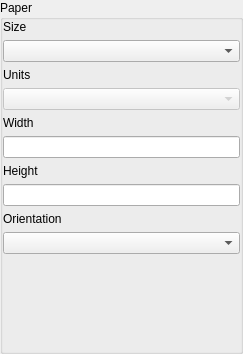
<?xml version="1.0" encoding="UTF-8"?>
<ui version="4.0">
 <class>QgsCompositionBase</class>
 <widget class="QWidget" name="QgsCompositionBase">
  <property name="geometry">
   <rect>
    <x>0</x>
    <y>0</y>
    <width>243</width>
    <height>354</height>
   </rect>
  </property>
  <property name="sizePolicy">
   <sizepolicy hsizetype="Expanding" vsizetype="Expanding">
    <horstretch>0</horstretch>
    <verstretch>0</verstretch>
   </sizepolicy>
  </property>
  <property name="windowTitle">
   <string>Composition</string>
  </property>
  <layout class="QGridLayout">
   <property name="margin">
    <number>0</number>
   </property>
   <property name="spacing">
    <number>6</number>
   </property>
   <item row="0" column="0" colspan="2">
    <widget class="QGroupBox" name="groupBox">
     <property name="title">
      <string>Paper</string>
     </property>
     <layout class="QGridLayout" name="gridLayout">
      <property name="margin">
       <number>0</number>
      </property>
      <item row="0" column="0">
       <widget class="QLabel" name="textLabel3">
        <property name="sizePolicy">
         <sizepolicy hsizetype="Preferred" vsizetype="Preferred">
          <horstretch>0</horstretch>
          <verstretch>0</verstretch>
         </sizepolicy>
        </property>
        <property name="text">
         <string>Size</string>
        </property>
        <property name="wordWrap">
         <bool>true</bool>
        </property>
        <property name="buddy">
         <cstring>mPaperSizeComboBox</cstring>
        </property>
       </widget>
      </item>
      <item row="1" column="0" colspan="2">
       <widget class="QComboBox" name="mPaperSizeComboBox">
        <property name="enabled">
         <bool>true</bool>
        </property>
        <property name="sizePolicy">
         <sizepolicy hsizetype="Expanding" vsizetype="Fixed">
          <horstretch>0</horstretch>
          <verstretch>0</verstretch>
         </sizepolicy>
        </property>
       </widget>
      </item>
      <item row="2" column="0">
       <widget class="QLabel" name="textLabel5">
        <property name="sizePolicy">
         <sizepolicy hsizetype="Preferred" vsizetype="Preferred">
          <horstretch>0</horstretch>
          <verstretch>0</verstretch>
         </sizepolicy>
        </property>
        <property name="text">
         <string>Units</string>
        </property>
        <property name="wordWrap">
         <bool>true</bool>
        </property>
        <property name="buddy">
         <cstring>mPaperUnitsComboBox</cstring>
        </property>
       </widget>
      </item>
      <item row="3" column="0" colspan="2">
       <widget class="QComboBox" name="mPaperUnitsComboBox">
        <property name="enabled">
         <bool>false</bool>
        </property>
        <property name="sizePolicy">
         <sizepolicy hsizetype="Expanding" vsizetype="Fixed">
          <horstretch>0</horstretch>
          <verstretch>0</verstretch>
         </sizepolicy>
        </property>
       </widget>
      </item>
      <item row="4" column="0">
       <widget class="QLabel" name="textLabel4">
        <property name="sizePolicy">
         <sizepolicy hsizetype="Preferred" vsizetype="Preferred">
          <horstretch>0</horstretch>
          <verstretch>0</verstretch>
         </sizepolicy>
        </property>
        <property name="text">
         <string>Width</string>
        </property>
        <property name="wordWrap">
         <bool>true</bool>
        </property>
        <property name="buddy">
         <cstring>mPaperWidthLineEdit</cstring>
        </property>
       </widget>
      </item>
      <item row="5" column="0" colspan="2">
       <widget class="QLineEdit" name="mPaperWidthLineEdit"/>
      </item>
      <item row="6" column="0" colspan="2">
       <widget class="QLabel" name="textLabel6">
        <property name="sizePolicy">
         <sizepolicy hsizetype="Preferred" vsizetype="Preferred">
          <horstretch>0</horstretch>
          <verstretch>0</verstretch>
         </sizepolicy>
        </property>
        <property name="text">
         <string>Height</string>
        </property>
        <property name="wordWrap">
         <bool>true</bool>
        </property>
        <property name="buddy">
         <cstring>mPaperHeightLineEdit</cstring>
        </property>
       </widget>
      </item>
      <item row="7" column="0" colspan="2">
       <widget class="QLineEdit" name="mPaperHeightLineEdit"/>
      </item>
      <item row="8" column="0" colspan="2">
       <widget class="QLabel" name="textLabel7">
        <property name="sizePolicy">
         <sizepolicy hsizetype="Preferred" vsizetype="Preferred">
          <horstretch>0</horstretch>
          <verstretch>0</verstretch>
         </sizepolicy>
        </property>
        <property name="text">
         <string>Orientation</string>
        </property>
        <property name="wordWrap">
         <bool>true</bool>
        </property>
        <property name="buddy">
         <cstring>mPaperOrientationComboBox</cstring>
        </property>
       </widget>
      </item>
      <item row="9" column="0" colspan="2">
       <widget class="QComboBox" name="mPaperOrientationComboBox">
        <property name="enabled">
         <bool>true</bool>
        </property>
        <property name="sizePolicy">
         <sizepolicy hsizetype="Expanding" vsizetype="Fixed">
          <horstretch>0</horstretch>
          <verstretch>0</verstretch>
         </sizepolicy>
        </property>
       </widget>
      </item>
      <item row="10" column="1">
       <spacer name="verticalSpacer">
        <property name="orientation">
         <enum>Qt::Vertical</enum>
        </property>
        <property name="sizeHint" stdset="0">
         <size>
          <width>20</width>
          <height>50</height>
         </size>
        </property>
       </spacer>
      </item>
     </layout>
    </widget>
   </item>
  </layout>
 </widget>
 <layoutdefault spacing="6" margin="11"/>
 <resources/>
 <connections/>
</ui>
